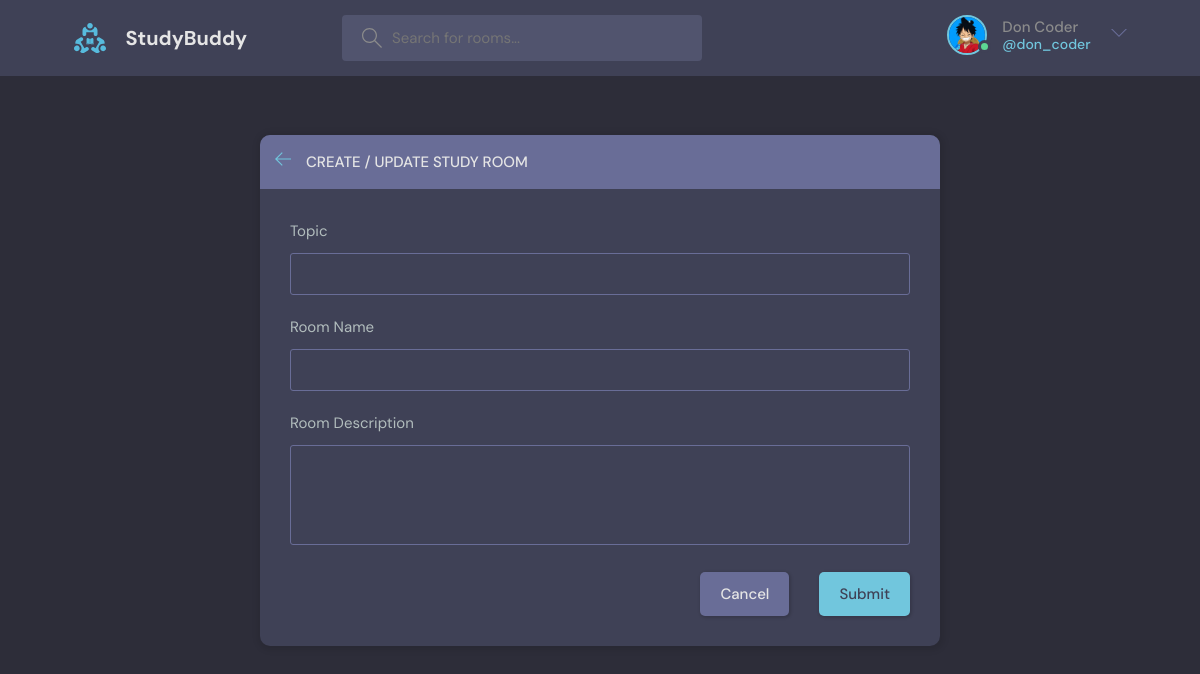
The page /create-room/ (signed in) on the database its author committed.
### main/models.py (models this page shows)
class User(AbstractUser):
    name = models.CharField(max_length=200, null=True)
    email = models.EmailField(unique=True, null=True)
    bio = models.TextField(null=True)
    avatar = models.ImageField(upload_to=user_directory_path, null=True, default="avatar.svg")
    USERNAME_FIELD = 'email'
    REQUIRED_FIELDS = []

### main/views.py (the view, shortened to what this page needs)
# urls.py: path('create-room/', views.create_room_view, name="create-room"),
@login_required(login_url='login')
def create_room_view(request):
    room_form = RoomForm()
    topics = Topic.objects.all()
    context = {'room_form': room_form, 'topics': topics}
    return render(request, "main/room_form.html", context)

### main/forms.py
class RoomForm(forms.ModelForm):
    class Meta:
        model = Room
        fields = '__all__'
        exclude = ['host', 'participants']

### main/templates/main/room_form.html (shortened to what this page needs)
{% extends "main.html" %}
{% block content %}
  <main class="create-room layout">
    <div class="container">
      <div class="layout__box">
        <div class="layout__boxHeader">
          <div class="layout__boxTitle">
            <a href="{% url 'home' %}">
              <svg version="1.1" xmlns="http://www.w3.org/2000/svg" width="32" height="32" viewBox="0 0 32 32">
                <title>arrow-left</title>
                <path
                  d="M13.723 2.286l-13.723 13.714 13.719 13.714 1.616-1.611-10.96-10.96h27.625v-2.286h-27.625l10.965-10.965-1.616-1.607z">
                </path>
              </svg>
            </a>
            <h3>Create / Update Study Room</h3>
          </div>
        </div>
        <div class="layout__body">
          <form class="form" action="#" method="POST">
            <div class="form__group">
                <label for="room_topic">Topic</label>
                <input type="text" name="topic" value="{{room.topic.name}}" list="topic-list" required>
            </div>
            <div class="form__group">
                <label for="room_name">Room Name</label>
                {{room_form.name}}
            </div>
            <div class="form__group">
                <label for="room_description">Room Description</label>
                {{room_form.description}}
            </div>
            <div class="form__action">
              <a class="btn btn--dark" href="{% url 'home' %}">Cancel</a>
              <button class="btn btn--main" type="submit">Submit</button>
            </div>
          </form>
        </div>
      </div>
    </div>
  </main>
{% endblock content %}

### templates/navbar.html (shortened to what this page needs)
{% load static %}
<header class="header header--loggedIn">
    <div class="container">
        <a href="{% url 'home' %}" class="header__logo">
            <img src="{% static 'images/logo.svg' %}" />
            <h1>StudyBuddy</h1>
        </a>
        <form class="header__search" method="GET" action="{% url 'home' %}">
            <label>
            <input name="q" placeholder="Search for rooms..." />
            </label>
        </form>
        <nav class="header__menu">
            {% if request.user.is_authenticated %}
                <div class="header__user">
                <a href="{% url 'profile' request.user.id %}">
                    <div class="avatar avatar--medium active">
                    <img src="{{request.user.avatar.url}}" />
                    </div>
                    <p>{{ request.user.name }} <span>@{{request.user.username}}</span></p>
                </a>
                <button class="dropdown-button">
                    <svg version="1.1" xmlns="http://www.w3.org/2000/svg" width="32" height="32" viewBox="0 0 32 32">
                    <title>chevron-down</title>
                    <path d="M16 21l-13-13h-3l16 16 16-16h-3l-13 13z"></path>
                    </svg>
                </button>
                </div>
            {% else %}
                <a href="{% url 'login' %}">
                <img src="{% static 'images/avatar.svg' %}" />
                <p>Login</p>
                </a>
            {% endif %}
        </nav>
    </div>
</header>

### rows shown on the page
User: user.avatar (picture), user.name "Don Coder", user.username "don_coder"
